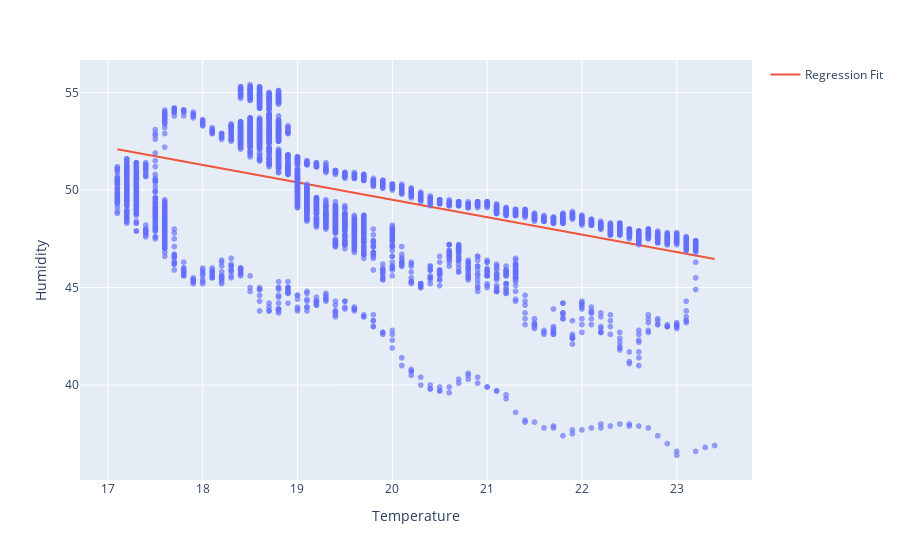

Notebook code for this chart:
### Markdown cell above
### 2. Scatter plot for temperature vs humidity

### Code cell
x_range = np.linspace(X.min(), X.max(), 100)
y_range = model.predict(x_range.reshape(-1, 1))

fig = px.scatter(df, x='Temperature', y='Humidity', opacity=0.65)
fig.add_traces(go.Scatter(x=x_range, y=y_range, name='Regression Fit'))
fig.show()

### Figure 1 — Plotly figure (JSON) as saved in the notebook; plotly's stock layout.template omitted (floating-point values rounded to 4 significant figures; data arrays with more than 128 entries replaced by an {"elided": "..."} marker saying what was removed)
{"data": [{"hovertemplate": "Temperature=%{x}<br>Humidity=%{y}<extra></extra>", "legendgroup": "", "marker": {"color": "#636efa", "opacity": 0.65, "symbol": "circle"}, "mode": "markers", "name": "", "showlegend": false, "type": "scattergl", "x": {"elided": "5791 float values"}, "xaxis": "x", "y": {"elided": "5791 float values"}, "yaxis": "y"}, {"name": "Regression Fit", "type": "scatter", "x": [17.1, 17.16, 17.23, 17.29, 17.35, 17.42, 17.48, 17.55, 17.61, 17.67, 17.74, 17.8, 17.86, 17.93, 17.99, 18.05, 18.12, 18.18, 18.25, 18.31, 18.37, 18.44, 18.5, 18.56, 18.63, 18.69, 18.75, 18.82, 18.88, 18.95, 19.01, 19.07, 19.14, 19.2, 19.26, 19.33, 19.39, 19.45, 19.52, 19.58, 19.65, 19.71, 19.77, 19.84, 19.9, 19.96, 20.03, 20.09, 20.15, 20.22, 20.28, 20.35, 20.41, 20.47, 20.54, 20.6, 20.66, 20.73, 20.79, 20.85, 20.92, 20.98, 21.05, 21.11, 21.17, 21.24, 21.3, 21.36, 21.43, 21.49, 21.55, 21.62, 21.68, 21.75, 21.81, 21.87, 21.94, 22, 22.06, 22.13, 22.19, 22.25, 22.32, 22.38, 22.45, 22.51, 22.57, 22.64, 22.7, 22.76, 22.83, 22.89, 22.95, 23.02, 23.08, 23.15, 23.21, 23.27, 23.34, 23.4], "y": [52.09, 52.03, 51.98, 51.92, 51.86, 51.81, 51.75, 51.69, 51.64, 51.58, 51.52, 51.47, 51.41, 51.35, 51.3, 51.24, 51.18, 51.13, 51.07, 51.01, 50.95, 50.9, 50.84, 50.78, 50.73, 50.67, 50.61, 50.56, 50.5, 50.44, 50.39, 50.33, 50.27, 50.22, 50.16, 50.1, 50.05, 49.99, 49.93, 49.88, 49.82, 49.76, 49.7, 49.65, 49.59, 49.53, 49.48, 49.42, 49.36, 49.31, 49.25, 49.19, 49.14, 49.08, 49.02, 48.97, 48.91, 48.85, 48.8, 48.74, 48.68, 48.63, 48.57, 48.51, 48.45, 48.4, 48.34, 48.28, 48.23, 48.17, 48.11, 48.06, 48.0, 47.94, 47.89, 47.83, 47.77, 47.72, 47.66, 47.6, 47.55, 47.49, 47.43, 47.38, 47.32, 47.26, 47.2, 47.15, 47.09, 47.03, 46.98, 46.92, 46.86, 46.81, 46.75, 46.69, 46.64, 46.58, 46.52, 46.47]}], "layout": {"legend": {"tracegroupgap": 0}, "margin": {"t": 60}, "xaxis": {"anchor": "y", "domain": [0, 1], "title": {"text": "Temperature"}}, "yaxis": {"anchor": "x", "domain": [0, 1], "title": {"text": "Humidity"}}}}
